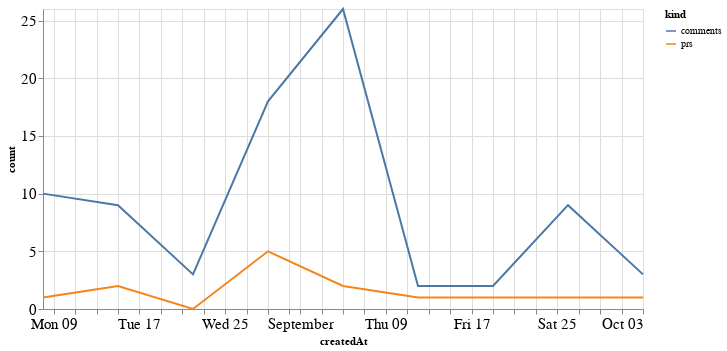

This figure's notebook cell:
### Code cell
alt.Chart(total_time, width=600).mark_line().encode(
    x='createdAt',
    y='count',
    color='kind'
)

### Figure 1 — Vega-Lite specification as saved in the notebook (floating-point values rounded to 4 significant figures)
{"config": {"axisLeft": {"labelFontSize": 15}, "axisBottom": {"labelFontSize": 15}}, "data": {"name": "data-a404b7a326df30bb0d9af8bfd461cabd"}, "mark": "line", "encoding": {"color": {"type": "nominal", "field": "kind"}, "x": {"type": "temporal", "field": "createdAt"}, "y": {"type": "quantitative", "field": "count"}}, "width": 600, "$schema": "https://vega.github.io/schema/vega-lite/v4.8.1.json", "datasets": {"data-a404b7a326df30bb0d9af8bfd461cabd": [{"createdAt": "2021-08-08T00:00:00", "kind": "prs", "count": 1}, {"createdAt": "2021-08-15T00:00:00", "kind": "prs", "count": 2}, {"createdAt": "2021-08-22T00:00:00", "kind": "prs", "count": 0}, {"createdAt": "2021-08-29T00:00:00", "kind": "prs", "count": 5}, {"createdAt": "2021-09-05T00:00:00", "kind": "prs", "count": 2}, {"createdAt": "2021-09-12T00:00:00", "kind": "prs", "count": 1}, {"createdAt": "2021-09-19T00:00:00", "kind": "prs", "count": 1}, {"createdAt": "2021-09-26T00:00:00", "kind": "prs", "count": 1}, {"createdAt": "2021-10-03T00:00:00", "kind": "prs", "count": 1}, {"createdAt": "2021-08-08T00:00:00", "kind": "comments", "count": 10}, {"createdAt": "2021-08-15T00:00:00", "kind": "comments", "count": 9}, {"createdAt": "2021-08-22T00:00:00", "kind": "comments", "count": 3}, {"createdAt": "2021-08-29T00:00:00", "kind": "comments", "count": 18}, {"createdAt": "2021-09-05T00:00:00", "kind": "comments", "count": 26}, {"createdAt": "2021-09-12T00:00:00", "kind": "comments", "count": 2}, {"createdAt": "2021-09-19T00:00:00", "kind": "comments", "count": 2}, {"createdAt": "2021-09-26T00:00:00", "kind": "comments", "count": 9}, {"createdAt": "2021-10-03T00:00:00", "kind": "comments", "count": 3}]}}
